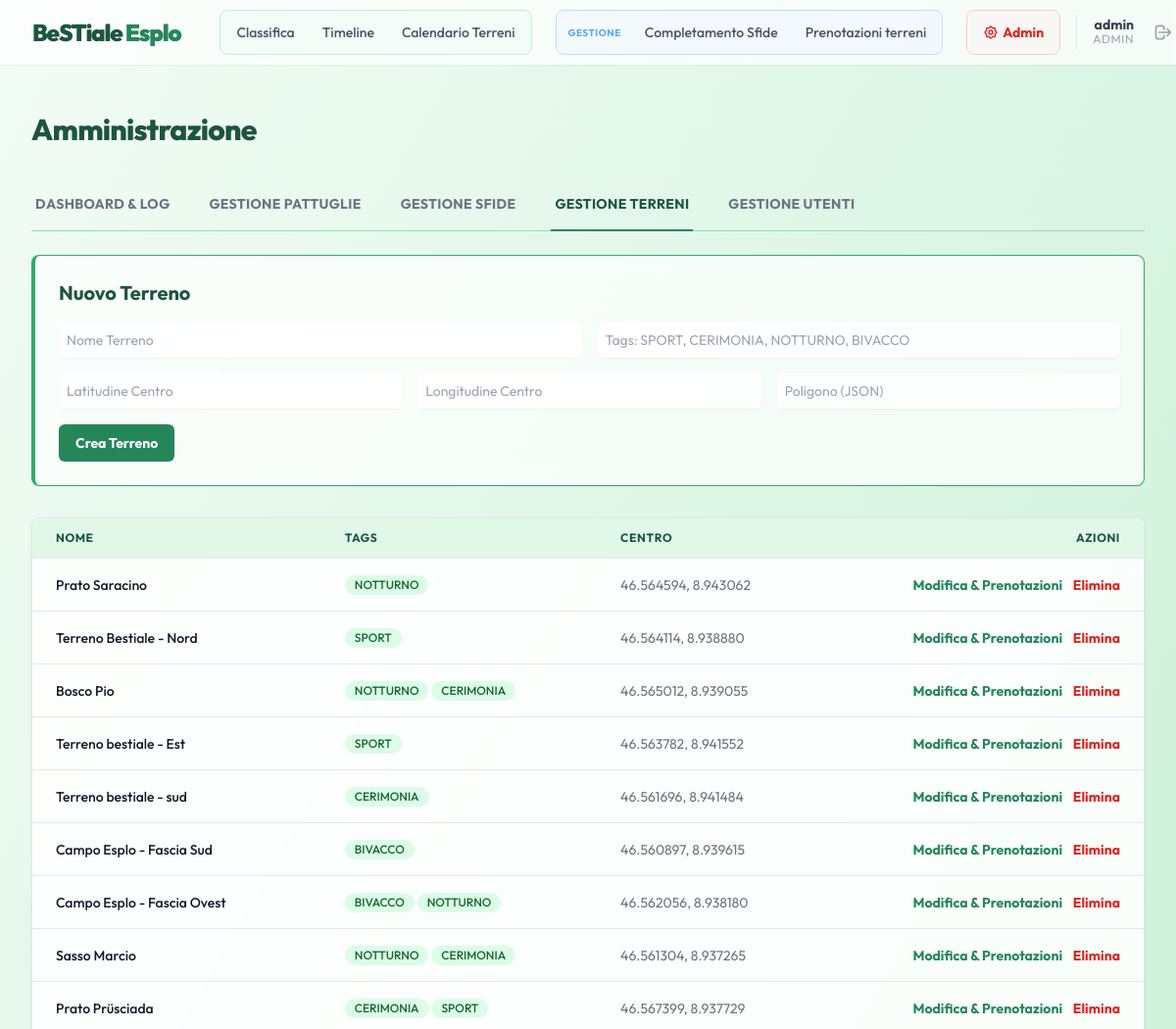
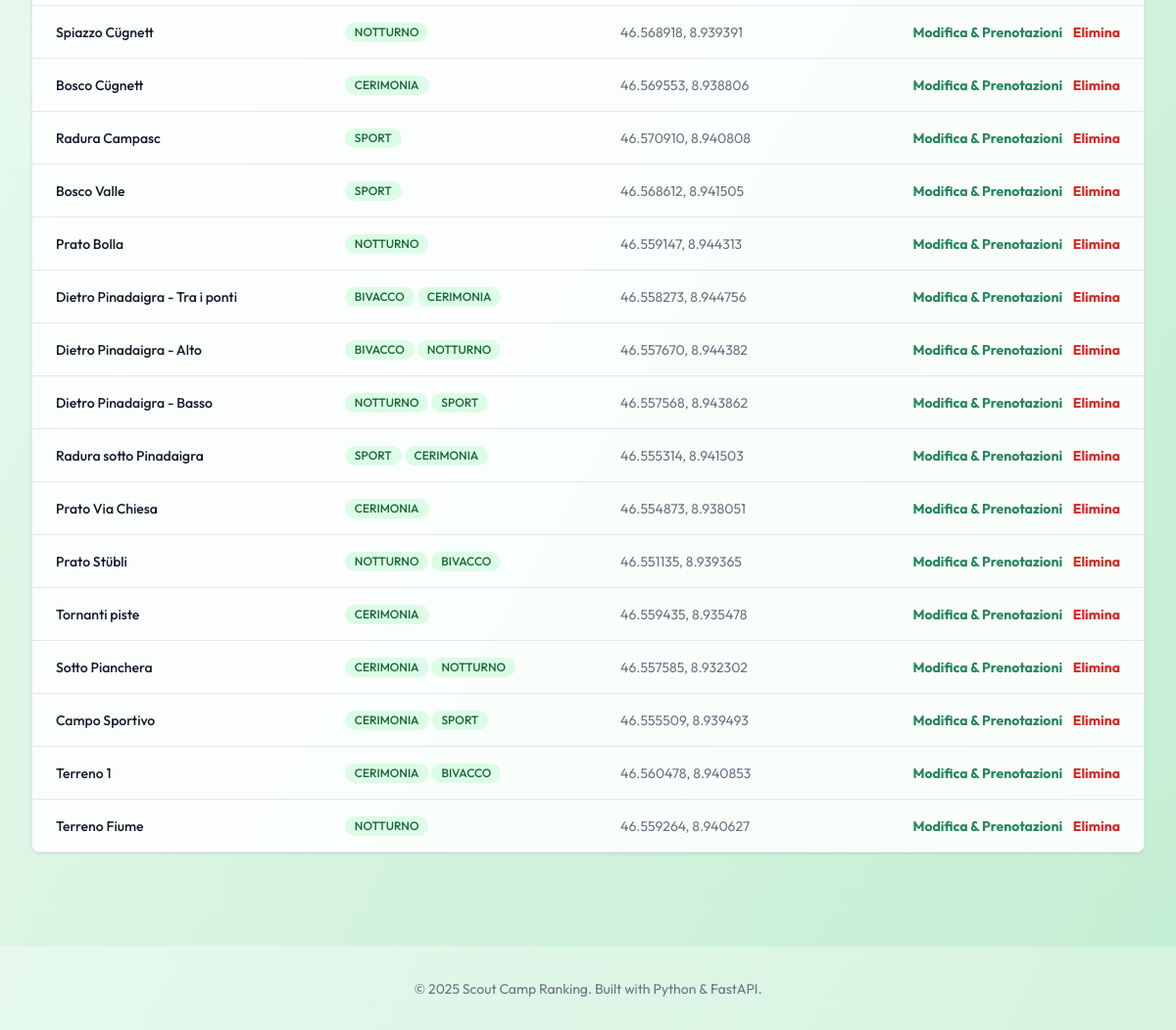
The page /admin/terreni (signed in) on the database its author committed (2 pictures, top to bottom).
### app/models.py (models this page shows)
class User(Base):
    __tablename__ = "users"
    id: Mapped[int] = mapped_column(primary_key=True, index=True)
    username: Mapped[str] = mapped_column(unique=True, index=True)
    password_hash: Mapped[str] = mapped_column()
    role: Mapped[str] = mapped_column()  # 'unit', 'tech', 'admin'
    unita_id: Mapped[int | None] = mapped_column(ForeignKey("unita.id"), nullable=True)
    unita: Mapped[Optional["Unita"]] = relationship()

class Terreno(Base):
    __tablename__ = "terreni"
    id: Mapped[int] = mapped_column(primary_key=True, index=True)
    name: Mapped[str] = mapped_column(unique=True, index=True)
    tags: Mapped[str] = mapped_column()  # Comma-separated tags
    center_lat: Mapped[str] = mapped_column()
    center_lon: Mapped[str] = mapped_column()
    polygon: Mapped[str] = mapped_column()  # JSON string of coordinates
    description: Mapped[str] = mapped_column(default="")
    image_urls: Mapped[str] = mapped_column(default="[]")  # JSON string of list of URLs
    prenotazioni: Mapped[list["Prenotazione"]] = relationship(back_populates="terreno")

### app/routers/admin.py (the view)
@router.get("/terreni", response_class=HTMLResponse)
async def admin_terreni(request: Request, db: Session = Depends(get_db), user: User = Depends(get_admin_user)):
    terreni = db.query(Terreno).all()
    return templates.TemplateResponse(
        "admin_terreni.html", {"request": request, "user": user, "terreni": terreni, "active_tab": "terreni"}
    )

### app/templates/admin_terreni.html
{% extends "base.html" %}
{% block content %}
<div class="px-4 py-6 sm:px-0">
    <div class="flex justify-between items-center mb-8">
        <h1 class="text-3xl font-extrabold text-scout-800 tracking-tight">Amministrazione</h1>
    </div>
    <div class="mb-6 border-b border-scout-300">
        <nav class="-mb-px flex space-x-8" aria-label="Tabs">
            <a href="/admin"
                class="whitespace-nowrap py-4 px-1 border-b-2 font-bold text-sm uppercase tracking-wide border-transparent text-gray-500 hover:text-gray-700 hover:border-gray-300 transition-colors">
                Dashboard & Log
            </a>
            <a href="/admin/pattuglie"
                class="whitespace-nowrap py-4 px-1 border-b-2 font-bold text-sm uppercase tracking-wide border-transparent text-gray-500 hover:text-gray-700 hover:border-gray-300 transition-colors">
                Gestione Pattuglie
            </a>
            <a href="/admin/challenges"
                class="whitespace-nowrap py-4 px-1 border-b-2 font-bold text-sm uppercase tracking-wide border-transparent text-gray-500 hover:text-gray-700 hover:border-gray-300 transition-colors">
                Gestione Sfide
            </a>
            <a href="/admin/terreni"
                class="whitespace-nowrap py-4 px-1 border-b-2 font-bold text-sm uppercase tracking-wide border-scout-600 text-scout-800">
                Gestione Terreni
            </a>
            <a href="/admin/users"
                class="whitespace-nowrap py-4 px-1 border-b-2 font-bold text-sm uppercase tracking-wide border-transparent text-gray-500 hover:text-gray-700 hover:border-gray-300 transition-colors">
                Gestione Utenti
            </a>
        </nav>
    </div>
    <div class="glass p-6 rounded-lg shadow-sm border-l-4 border-scout-500 mb-8">
        <h2 class="text-xl font-bold mb-4 text-scout-800">Nuovo Terreno</h2>
        <form action="/admin/terreni" method="post" class="space-y-4">
            <div class="grid grid-cols-1 md:grid-cols-2 gap-4">
                <input type="text" name="name" placeholder="Nome Terreno" required
                    class="block w-full rounded-md border-gray-300 shadow-sm focus:border-scout-500 focus:ring-scout-500 sm:text-sm p-2 bg-white/80">
                <input type="text" name="tags" placeholder="Tags: SPORT, CERIMONIA, NOTTURNO, BIVACCO" required
                    class="block w-full rounded-md border-gray-300 shadow-sm focus:border-scout-500 focus:ring-scout-500 sm:text-sm p-2 bg-white/80">
            </div>
            <div class="grid grid-cols-1 md:grid-cols-3 gap-4">
                <input type="text" name="center_lat" placeholder="Latitudine Centro" required
                    class="block w-full rounded-md border-gray-300 shadow-sm focus:border-scout-500 focus:ring-scout-500 sm:text-sm p-2 bg-white/80">
                <input type="text" name="center_lon" placeholder="Longitudine Centro" required
                    class="block w-full rounded-md border-gray-300 shadow-sm focus:border-scout-500 focus:ring-scout-500 sm:text-sm p-2 bg-white/80">
                <input type="text" name="polygon" placeholder="Poligono (JSON)" required
                    class="block w-full rounded-md border-gray-300 shadow-sm focus:border-scout-500 focus:ring-scout-500 sm:text-sm p-2 bg-white/80">
            </div>
            <button type="submit"
                class="w-full md:w-auto flex justify-center py-2 px-4 border border-transparent rounded-md shadow-sm text-sm font-bold text-white bg-scout-600 hover:bg-scout-700">
                Crea Terreno
            </button>
        </form>
    </div>
    <div class="glass shadow overflow-hidden border-b border-gray-200 sm:rounded-lg overflow-x-auto">
        <table class="min-w-full divide-y divide-gray-200">
            <thead class="bg-scout-100">
                <tr>
                    <th class="px-6 py-3 text-left text-xs font-bold text-scout-800 uppercase tracking-wider">Nome
                    </th>
                    <th class="px-6 py-3 text-left text-xs font-bold text-scout-800 uppercase tracking-wider">Tags
                    </th>
                    <th class="px-6 py-3 text-left text-xs font-bold text-scout-800 uppercase tracking-wider">Centro
                    </th>
                    <th class="px-6 py-3 text-right text-xs font-bold text-scout-800 uppercase tracking-wider">
                        Azioni</th>
                </tr>
            </thead>
            <tbody class="bg-white/60 divide-y divide-gray-200">
                {% for t in terreni %}
                <tr>
                    <td class="px-6 py-4 whitespace-nowrap text-sm font-medium text-gray-900">{{ t.name }}</td>
                    <td class="px-6 py-4 whitespace-nowrap text-sm text-gray-500">
                        {% for tag in t.tags.split(',') %}
                        <span
                            class="inline-flex items-center px-2.5 py-0.5 rounded-full text-xs font-medium bg-green-100 text-green-800">
                            {{ tag }}
                        </span>
                        {% endfor %}
                    </td>
                    <td class="px-6 py-4 whitespace-nowrap text-sm text-gray-500">{{ t.center_lat }}, {{ t.center_lon }}
                    </td>
                    <td class="px-6 py-4 whitespace-nowrap text-right text-sm font-medium">
                        <a href="/admin/terreni/{{ t.id }}"
                            class="text-scout-600 hover:text-scout-900 font-bold mr-2">Modifica & Prenotazioni</a>
                        <form action="/admin/terreni/{{ t.id }}/delete" method="post" class="inline"
                            onsubmit="return confirm('Eliminare questo terreno?');">
                            <button type="submit" class="text-red-600 hover:text-red-900 font-bold">Elimina</button>
                        </form>
                    </td>
                </tr>
                {% endfor %}
            </tbody>
        </table>
    </div>
</div>
{% endblock %}

### app/templates/base.html (shortened to what this page needs)
<!DOCTYPE html>
<html lang="it">
<head>
    <script src="https://cdn.tailwindcss.com"></script>
</head>
<body class="bg-gradient-to-br from-scout-50 to-scout-200 min-h-screen text-slate-800">
    <nav class="glass sticky top-0 z-50 shadow-sm">
        <div class="max-w-7xl mx-auto px-4 sm:px-6 lg:px-8">
            <div class="flex justify-between h-16">
                <div class="flex-shrink-0 flex items-center">
                    <span class="font-black text-2xl tracking-tighter text-scout-800">
                        BeSTiale <span class="text-scout-600">Esplo</span>
                    </span>
                    <div class="hidden sm:flex sm:items-center sm:space-x-6 ml-10">
                        <div class="flex space-x-1 bg-scout-50/80 rounded-lg p-1 border border-scout-200 items-center">
                            <a href="/"
                                class="px-3 py-2 rounded-md text-sm font-medium text-gray-600 hover:text-scout-700 hover:bg-white/60 transition-colors">
                                Classifica
                            </a>
                            <a href="/timeline"
                                class="px-3 py-2 rounded-md text-sm font-medium text-gray-600 hover:text-scout-700 hover:bg-white/60 transition-colors">
                                Timeline
                            </a>
                            <a href="/prenotazioni"
                                class="px-3 py-2 rounded-md text-sm font-medium text-gray-600 hover:text-scout-700 hover:bg-white/60 transition-colors">
                                Calendario Terreni
                            </a>
                        </div>
                        {% if user and user.role in ['tech', 'admin'] %}
                        <div class="flex space-x-1 bg-blue-50/50 rounded-lg p-1 border border-blue-200 items-center">
                            <span
                                class="px-2 text-[10px] font-bold text-blue-400 uppercase tracking-wider hidden lg:block">Gestione</span>
                            <a href="/input"
                                class="px-3 py-2 rounded-md text-sm font-medium text-gray-600 hover:text-blue-700 hover:bg-white/60 transition-colors">
                                Completamento Sfide
                            </a>
                            <a href="/gestione-terreni"
                                class="px-3 py-2 rounded-md text-sm font-medium text-gray-600 hover:text-blue-700 hover:bg-white/60 transition-colors">
                                Prenotazioni terreni
                            </a>
                        </div>
                        {% endif %}
                    </div>
                    <div class="flex items-center space-x-4 ml-6">
                        {% if user and user.role == 'admin' %}
                        <div class="flex space-x-1 bg-red-50/50 rounded-lg p-1 border border-red-200">
                            <a href="/admin"
                                class="flex items-center px-3 py-2 rounded-md text-sm font-bold text-red-600 hover:text-red-800 hover:bg-white/60 transition-colors">
                                Admin
                            </a>
                        </div>
                        {% endif %}
                        {% if user %}
                        <div class="flex items-center space-x-3 pl-4 border-l border-gray-200">
                            <div class="flex flex-col text-right hidden md:flex">
                                <span class="text-sm font-bold text-gray-700 leading-none">{{ user.username }}</span>
                                <span class="text-xs text-gray-400 uppercase tracking-wider">{{ user.role }}</span>
                            </div>
                            <a href="/logout"
                                class="p-2 text-gray-400 hover:text-red-600 rounded-full hover:bg-red-50 transition-colors"
                                title="Esci">
                                <svg xmlns="http://www.w3.org/2000/svg" class="h-5 w-5" fill="none" viewBox="0 0 24 24"
                                    stroke="currentColor">
                                    <path stroke-linecap="round" stroke-linejoin="round" stroke-width="2"
                                        d="M17 16l4-4m0 0l-4-4m4 4H7m6 4v1a3 3 0 01-3 3H6a3 3 0 01-3-3V7a3 3 0 013-3h4a3 3 0 013 3v1" />
                                </svg>
                            </a>
                        </div>
                        {% endif %}
                    </div>
                </div>
            </div>
    </nav>
    <main class="max-w-7xl mx-auto py-6 sm:px-6 lg:px-8">
        {% block content %}{% endblock %}
    </main>
    <footer class="bg-white/30 border-t border-white/20 mt-12 py-8">
        <div class="max-w-7xl mx-auto px-4 text-center text-gray-500 text-sm">
            &copy; 2025 Scout Camp Ranking. Built with Python & FastAPI.
        </div>
    </footer>
</body>
</html>

### app/templates/base.html (style rules this page uses)
body { font-family: 'Outfit', sans-serif; }
.glass { background: rgba(255, 255, 255, 0.7); backdrop-filter: blur(10px); -webkit-backdrop-filter: blur(10px); border: 1px solid rgba(255, 255, 255, 0.3); }

### rows shown on the page
User: username "admin", role "ADMIN"
Terreno: name "Prato Saracino", tags "NOTTURNO", center_lat "46.564594", center_lon "8.943062"
Terreno: name "Terreno Bestiale - Nord", tags "SPORT", center_lat "46.564114", center_lon "8.938880"
Terreno: name "Bosco Pio", tag "NOTTURNO" "CERIMONIA", center_lat "46.565012", center_lon "8.939055"
Terreno: name "Terreno bestiale - Est", tags "SPORT", center_lat "46.563782", center_lon "8.941552"
Terreno: name "Terreno bestiale - sud", tags "CERIMONIA", center_lat "46.561696", center_lon "8.941484"
Terreno: name "Campo Esplo - Fascia Sud", tags "BIVACCO", center_lat "46.560897", center_lon "8.939615"
Terreno: name "Campo Esplo - Fascia Ovest", tag "BIVACCO" "NOTTURNO", center_lat "46.562056", center_lon "8.938180"
Terreno: name "Sasso Marcio", tag "NOTTURNO" "CERIMONIA", center_lat "46.561304", center_lon "8.937265"
Terreno: name "Prato Prüsciada", tag "CERIMONIA" "SPORT", center_lat "46.567399", center_lon "8.937729"
Terreno: name "Spiazzo Cügnett", tags "NOTTURNO", center_lat "46.568918", center_lon "8.939391"
Terreno: name "Bosco Cügnett", tags "CERIMONIA", center_lat "46.569553", center_lon "8.938806"
Terreno: name "Radura Campasc", tags "SPORT", center_lat "46.570910", center_lon "8.940808"
Terreno: name "Bosco Valle", tags "SPORT", center_lat "46.568612", center_lon "8.941505"
Terreno: name "Prato Bolla", tags "NOTTURNO", center_lat "46.559147", center_lon "8.944313"
Terreno: name "Dietro Pinadaigra - Tra i ponti", tag "BIVACCO" "CERIMONIA", center_lat "46.558273", center_lon "8.944756"
Terreno: name "Dietro Pinadaigra - Alto", tag "BIVACCO" "NOTTURNO", center_lat "46.557670", center_lon "8.944382"
Terreno: name "Dietro Pinadaigra - Basso", tag "NOTTURNO" "SPORT", center_lat "46.557568", center_lon "8.943862"
Terreno: name "Radura sotto Pinadaigra", tag "SPORT" "CERIMONIA", center_lat "46.555314", center_lon "8.941503"
Terreno: name "Prato Via Chiesa", tags "CERIMONIA", center_lat "46.554873", center_lon "8.938051"
Terreno: name "Prato Stübli", tag "NOTTURNO" "BIVACCO", center_lat "46.551135", center_lon "8.939365"
Terreno: name "Tornanti piste", tags "CERIMONIA", center_lat "46.559435", center_lon "8.935478"
Terreno: name "Sotto Pianchera", tag "CERIMONIA" "NOTTURNO", center_lat "46.557585", center_lon "8.932302"
Terreno: name "Campo Sportivo", tag "CERIMONIA" "SPORT", center_lat "46.555509", center_lon "8.939493"
Terreno: name "Terreno 1", tag "CERIMONIA" "BIVACCO", center_lat "46.560478", center_lon "8.940853"
Terreno: name "Terreno Fiume", tags "NOTTURNO", center_lat "46.559264", center_lon "8.940627"
